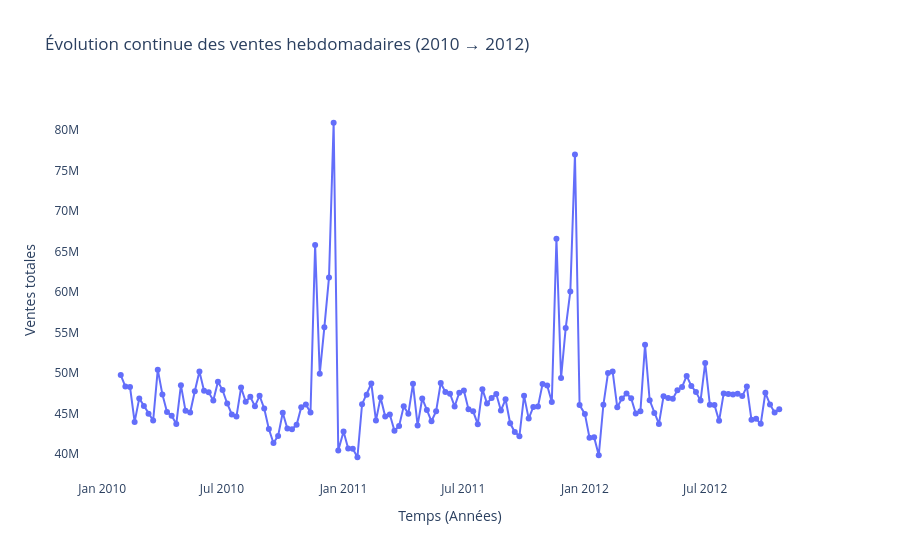

The notebook cell saved with this chart:
### Markdown cell above
### E. Distribution temporelle

### Code cell
# Création d'une date continue basée sur Year + Week
df_train["Date_Week"] = (
    pd.to_datetime(df_train["Years"].astype(str) + "-1", format="%Y-%w")
    + pd.to_timedelta((df_train["Week"] - 1) * 7, unit="D")
)
# Agrégation hebdomadaire
weekly_sales = (
    df_train
    .groupby("Date_Week", as_index=False)["Weekly_Sales"]
    .sum()
)
# Graphique : une seule ligne continue
fig = px.line(
    weekly_sales,
    x="Date_Week",
    y="Weekly_Sales",
    markers=True,
    title="Évolution continue des ventes hebdomadaires (2010 → 2012)"
)
fig.update_xaxes(title="Temps (Années)")
fig.update_yaxes(title="Ventes totales")
fig.update_layout(
    plot_bgcolor="white",
    hovermode="x unified"
)
fig.show()
df_train.drop(columns=["Date_Week"], inplace=True)

### Figure 1 — Plotly figure (JSON) as saved in the notebook; plotly's stock layout.template omitted (floating-point values rounded to 4 significant figures; data arrays with more than 128 entries replaced by an {"elided": "..."} marker saying what was removed)
{"data": [{"hovertemplate": "Date_Week=%{x}<br>Weekly_Sales=%{y}<extra></extra>", "legendgroup": "", "line": {"color": "#636efa", "dash": "solid"}, "marker": {"symbol": "circle"}, "mode": "lines+markers", "name": "", "orientation": "v", "showlegend": false, "type": "scatter", "x": {"elided": "143 str values"}, "xaxis": "x", "y": {"elided": "143 float values"}, "yaxis": "y"}], "layout": {"hovermode": "x unified", "legend": {"tracegroupgap": 0}, "plot_bgcolor": "white", "title": {"text": "Évolution continue des ventes hebdomadaires (2010 → 2012)"}, "xaxis": {"anchor": "y", "domain": [0, 1], "title": {"text": "Temps (Années)"}}, "yaxis": {"anchor": "x", "domain": [0, 1], "title": {"text": "Ventes totales"}}}}
